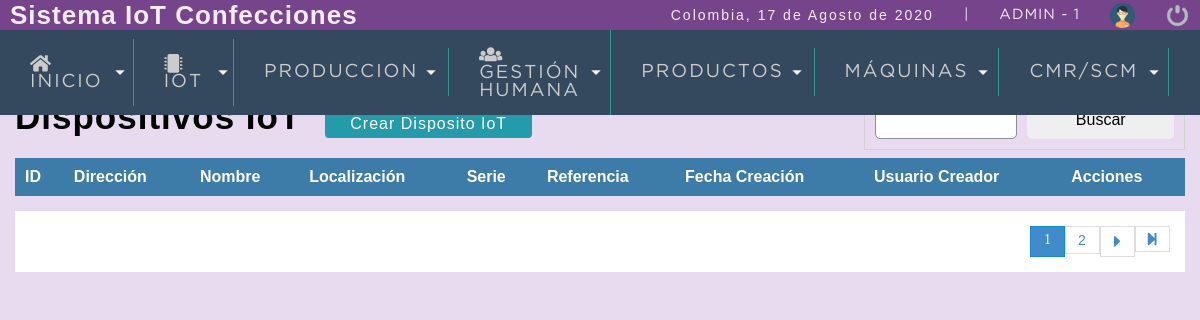
Page /sistema/lista_dispositivosIoT.php (signed in) on the earlier database version.
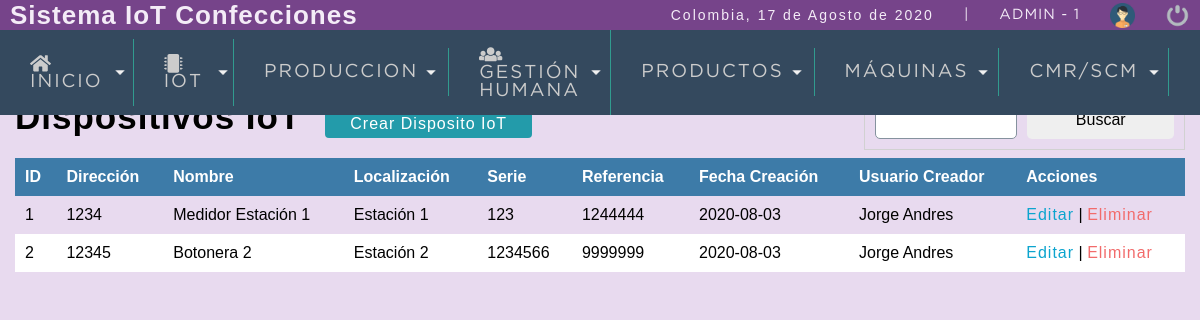
Same page on the later database version.
### tables this page shows
CREATE TABLE `moduloiot` (
  `idmoduloIoT` int(11) NOT NULL,
  `direccion` varchar(10) NOT NULL,
  `nombre` varchar(25) NOT NULL,
  `localizacion` varchar(50) NOT NULL,
  `serie` varchar(10) NOT NULL,
  `idtipomoduloiot` int(11) NOT NULL,
  `status` int(11) NOT NULL DEFAULT 1,
  `created_at` datetime DEFAULT current_timestamp(),
  `updated_at` datetime DEFAULT NULL,
  `deleted_at` datetime DEFAULT NULL,
  `usuario_id` int(11) NOT NULL
);

CREATE TABLE `tiposmodulosiot` (
  `idtipomoduloiot` int(11) NOT NULL,
  `tipomoduloIoT` varchar(20) NOT NULL,
  `descripcion` varchar(200) NOT NULL,
  `referencia` varchar(20) NOT NULL,
  `status` int(11) NOT NULL DEFAULT 1,
  `created_at` datetime DEFAULT current_timestamp(),
  `updated_at` datetime DEFAULT NULL,
  `deleted_at` datetime DEFAULT NULL
);

CREATE TABLE `usuario` (
  `idusuario` int(11) NOT NULL,
  `nombre` varchar(50) DEFAULT NULL,
  `correo` varchar(100) DEFAULT NULL,
  `usuario` varchar(15) DEFAULT NULL,
  `clave` varchar(100) DEFAULT NULL,
  `rol` int(11) DEFAULT NULL,
  `status` int(11) NOT NULL DEFAULT 1,
  `created_at` datetime DEFAULT current_timestamp(),
  `updated_at` datetime DEFAULT NULL,
  `deleted_at` datetime DEFAULT NULL
);

### sistema/calculonumpaginas.php (called while the page is built)
<?php
	$result_register=mysqli_fetch_array($sql_register);
	$total_registro=$result_register['total_registro'];
	$por_pagina=10;
	if(empty($_REQUEST['pagina'])){
		$pagina=1;
	}else{
		$pagina=$_REQUEST['pagina'];
	}
	$desde=($pagina-1)*$por_pagina;
	$total_paginas=ceil($total_registro/$por_pagina);
?>

### sistema/lista_dispositivosIoT.php (the view, shortened to what this page needs)
<?php
	include "includes/scripts.php";
?>
<!DOCTYPE html>
<html lang="en">
<head>
</head>
<body>
	<?php  include "includes/header.php"; ?>
	<section id="container">
		<h1>Dispositivos IoT</h1>
		<a href="registro_dispositivoIoT.php" class="btn_new">Crear Disposito IoT</a>
		<form action="buscar_dispositivoIoT.php" method="get" class="form_search">
			<input type="text" name="busqueda" id="busqueda">
			<input type="submit" value="Buscar" class="btn_search">
		</form>
		<table>
			<tr>
				<th>ID</th>
				<th>Dirección</th>
				<th>Nombre</th>
				<th>Localización</th>
				<th>Serie</th>
				<th>Referencia</th>
				<th>Fecha Creación</th>
				<th>Usuario Creador </th>
				<th>Acciones</th>
			</tr>
			<?php
				include "../conexion.php";
				$sql_register=mysqli_query($conexion,"
					SELECT COUNT(*) as total_registro
					FROM moduloiot
					WHERE status=1");
				include "calculonumpaginas.php";
				$query = mysqli_query($conexion,"
					SELECT u.idmoduloIoT, u.direccion, u.nombre AS 'nombremoduloiot', u.localizacion, u.serie, r.referencia, u.created_at, m.nombre AS 'nombreusuariocreador'
					FROM moduloiot u
					INNER JOIN tiposmodulosiot r ON u.idtipomoduloiot = r.idtipomoduloiot
					INNER JOIN usuario m ON u.usuario_id = m.idusuario
					WHERE u.status=1 ORDER BY u.idmoduloIoT ASC LIMIT $desde,$por_pagina");
				$result = mysqli_num_rows($query);
				if($result>0){
					while ($data=mysqli_fetch_array($query)) {
						$formato='Y-m-d H:i:s';
						$fecha= DateTime::createFromFormat($formato,$data['created_at']);
						?>
							<tr>
								<td><?php echo $data['idmoduloIoT']; ?></td>
								<td><?php echo $data['direccion']; ?></td>
								<td><?php echo $data['nombremoduloiot']; ?></td>
								<td><?php echo $data['localizacion']; ?></td>
								<td><?php echo $data['serie']; ?></td>
								<td><?php echo $data['referencia']; ?></td>
								<td><?php echo $fecha->format('Y-m-d'); ?></td>
								<td><?php echo $data['nombreusuariocreador']; ?></td>
								<td>
									<a class="link_edit" href="editar_dispositivoIoT.php?id=<?php echo $data['idmoduloIoT']; ?>">Editar</a>
									|
									<a class="link_delete" href="eliminar_confirmar_dispositivoIoT.php?id=<?php echo $data['idmoduloIoT']; ?>">Eliminar</a>
								</td>
							</tr>
						<?php
					}
				}
			?>
		</table>
		<?php include "paginador.php"; ?>
	</section>
</body>
</html>

### sistema/paginador.php (shortened to what this page needs)
<?php
	if($total_paginas>1){
?>
	<div class='paginador'>
		<ul>
					<?php
				for($i=1;$i<=$total_paginas;$i++){
					if($i==$pagina){
						echo '<li class="pageSelected">'.$i.'</li>';
					}else{
						echo '<li><a href="?pagina='.$i.'">'.$i.'</a></li>';
					}
				}
				if($pagina!=$total_paginas){
					?>
					<li><a href='?pagina= <?php echo $pagina+1 ?>'><i class="fas fa-caret-right fa-lg"></i></a></li>
					<li><a href='?pagina= <?php echo $total_paginas ?>'><i class="fas fa-step-forward"></i></a></li>
					<?php
				}
			?>
		</ul>
	</div>
<?php
	}
?>

Differences in the rows shown:
now on this page (row edited): moduloiot: idmoduloIoT "1", direccion "1234", nombre "Medidor Estación 1", localizacion "Estación 1", serie "123", idtipomoduloiot.referencia "1244444", created_at "2020-08-03", usuario.nombre "Jorge Andres"
now on this page (row edited): moduloiot: idmoduloIoT "2", direccion "12345", nombre "Botonera 2", localizacion "Estación 2", serie "1234566", idtipomoduloiot.referencia "9999999", created_at "2020-08-03", usuario.nombre "Jorge Andres"
Other differences:
list line gone: "1"
list line gone: "2"
